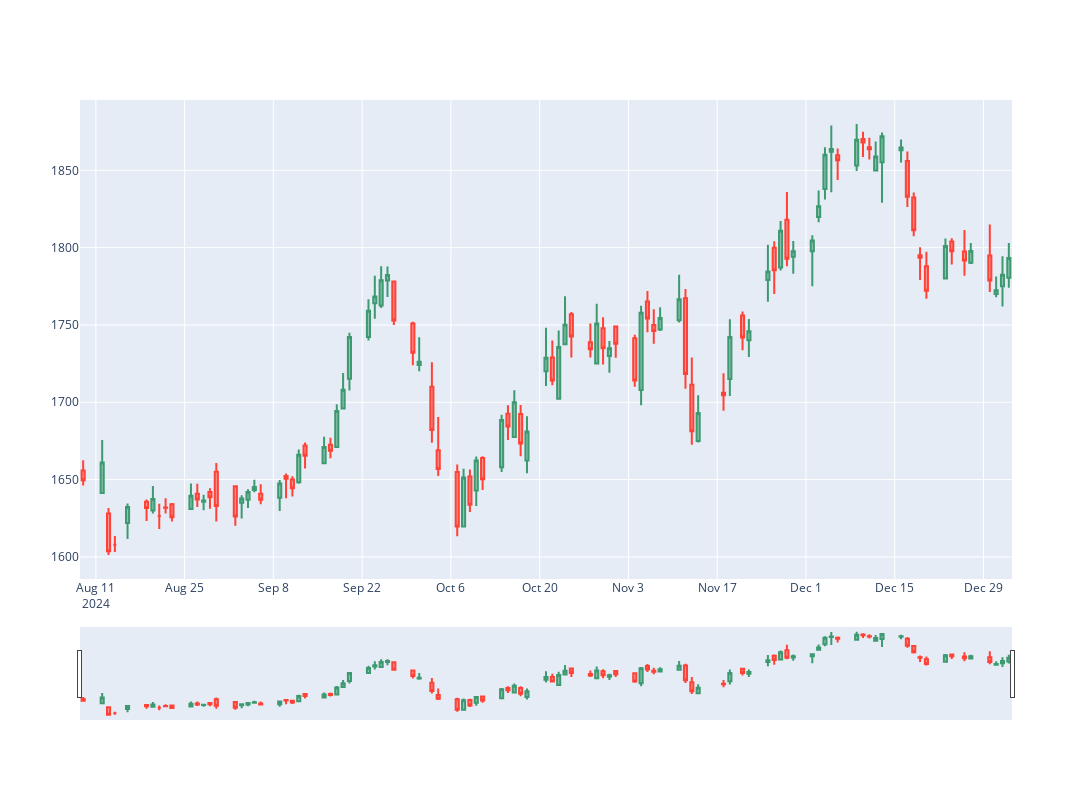

The code cell stored with this chart in its notebook:
### Code cell
client.plot_candlestick(df2)
